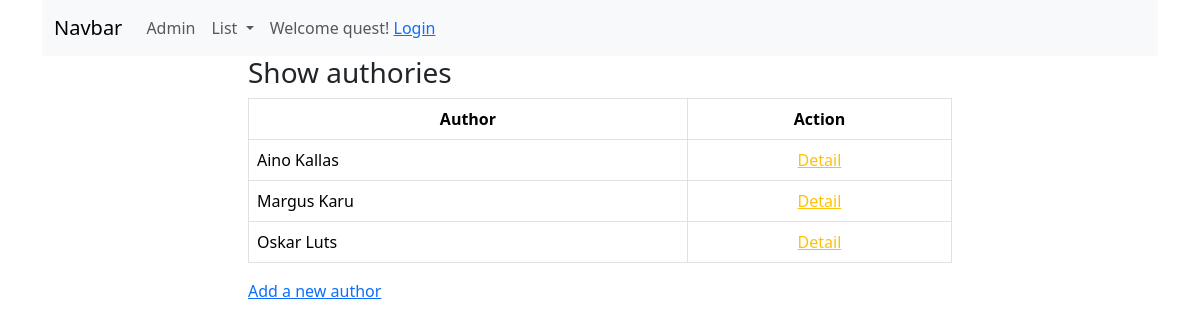
The app's page /booksapp/author_list/, older data.
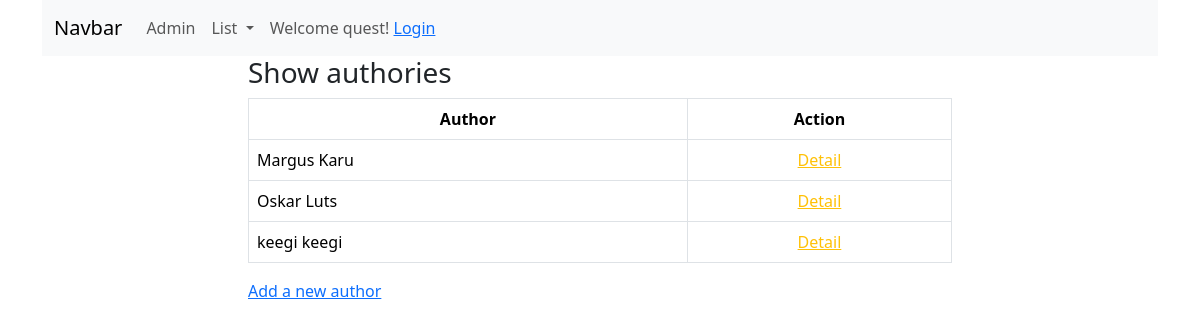
The same page, newer data.
### booksapp/models.py (models this page shows, shortened)
class Author(models.Model):
    firstname = models.CharField(max_length=25, validators=[MinLengthValidator(2)])
    lastname = models.CharField(max_length=25, validators=[MinLengthValidator(2)])
    birth = models.DateField(null=True, blank=True)
    country = models.ForeignKey(Country, on_delete=models.SET_NULL, null=True)
    class Meta:
        ordering = ['lastname', 'firstname']
    def fullname(self):
        return f'{self.firstname} {self.lastname}'

### booksapp/views.py (the view)
# urls.py: path('author_list/', views.AuthorListView.as_view(), name='author_list'),  # Author List View
class AuthorListView(ListView):
    model = Author

### booksapp/templates/booksapp/author_list.html (shortened to what this page needs)
{% extends 'base.html' %}
{% block content %}
	<div class="container">
        <div class="row">
            <div class="col-8 mx-auto">
                <h3>Show authories</h3>
                <table class="table table-bordered table-hover">
                    <thead>
                        <tr class="text-center">
                            <th>Author</th>
                            <th>Action</th>
                        </tr>
                    </thead>
                    <tbody>
                        {% for author in object_list %}
                        	<tr>
                                <td>{{ author.fullname }}</td>
                                <td class="text-center">
                                    <a href="{% url 'booksapp:author_detail' pk=author.id %}" class="text-warning">Detail</a>
                                </td>
                            </tr>
                        {% endfor %}
                    </tbody>
                </table>
                <a href="{% url 'booksapp:author_create' %}">Add a new author</a>
            </div>
        </div>
    </div>
{% endblock %}

Row changes from the older to the newer data that the page shows:
removed Author: fullname "Aino Kallas"
added Author: fullname "keegi keegi"
